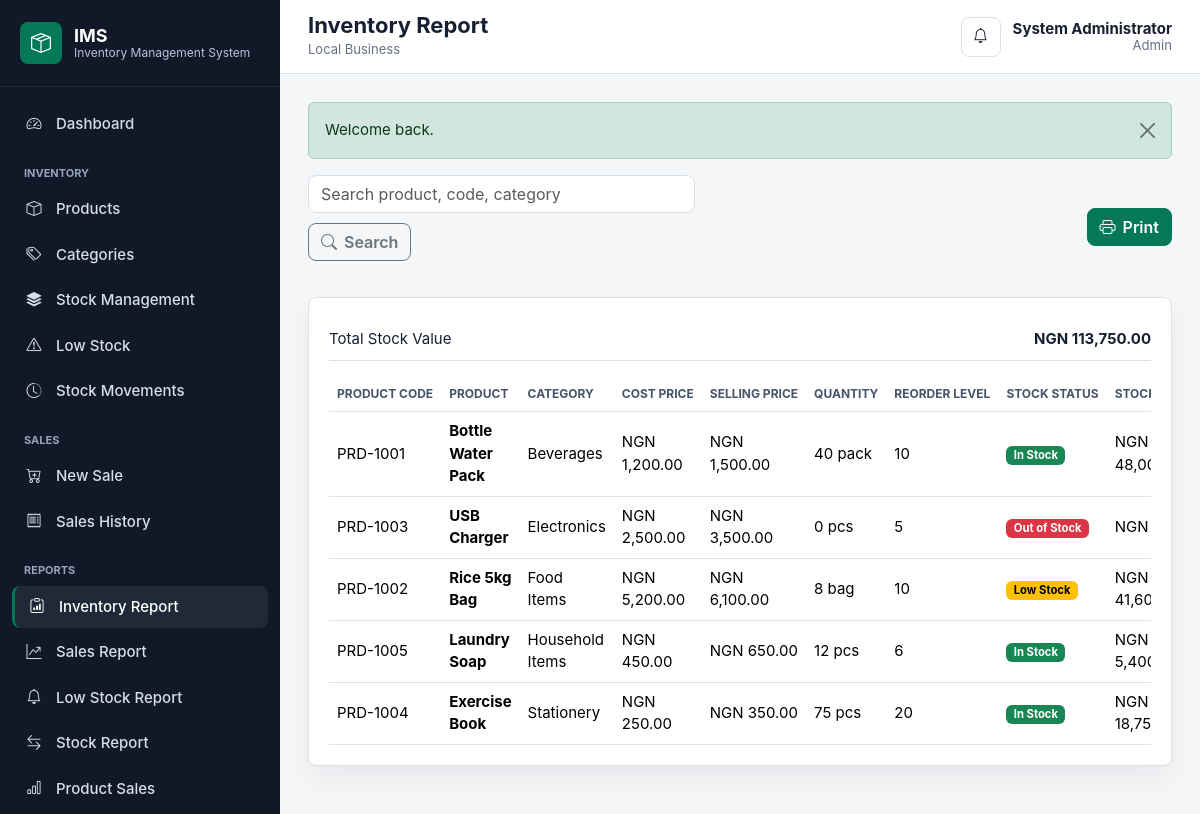
The app's page /?route=reports/inventory (signed in) with its own data.
### tables this page shows
CREATE TABLE IF NOT EXISTS products (
    id INT UNSIGNED AUTO_INCREMENT PRIMARY KEY,
    product_code VARCHAR(40) NOT NULL,
    product_name VARCHAR(160) NOT NULL,
    category_id INT UNSIGNED NOT NULL,
    description TEXT NULL,
    cost_price DECIMAL(12,2) NOT NULL DEFAULT 0.00,
    selling_price DECIMAL(12,2) NOT NULL DEFAULT 0.00,
    quantity INT NOT NULL DEFAULT 0,
    reorder_level INT NOT NULL DEFAULT 5,
    unit VARCHAR(30) NOT NULL DEFAULT 'pcs',
    status ENUM('active', 'inactive') NOT NULL DEFAULT 'active',
    created_at TIMESTAMP NOT NULL DEFAULT CURRENT_TIMESTAMP,
    updated_at TIMESTAMP NOT NULL DEFAULT CURRENT_TIMESTAMP ON UPDATE CURRENT_TIMESTAMP,
    UNIQUE KEY uq_products_code (product_code),
    INDEX idx_products_name (product_name),
    INDEX idx_products_category (category_id),
    INDEX idx_products_status_stock (status, quantity, reorder_level),
    CONSTRAINT fk_products_category
        FOREIGN KEY (category_id) REFERENCES categories(id)
        ON UPDATE CASCADE ON DELETE RESTRICT
);

CREATE TABLE IF NOT EXISTS categories (
    id INT UNSIGNED AUTO_INCREMENT PRIMARY KEY,
    category_name VARCHAR(120) NOT NULL,
    description TEXT NULL,
    status ENUM('active', 'inactive') NOT NULL DEFAULT 'active',
    created_at TIMESTAMP NOT NULL DEFAULT CURRENT_TIMESTAMP,
    updated_at TIMESTAMP NOT NULL DEFAULT CURRENT_TIMESTAMP ON UPDATE CURRENT_TIMESTAMP,
    UNIQUE KEY uq_categories_name (category_name),
    INDEX idx_categories_status (status)
);

### app/Core/Controller.php (called while the page is built, shortened)
<?php
class Controller
{
    protected function view(string $view, array $data = [], string $layout = 'main'): void
    {
        extract($data, EXTR_SKIP);
        $viewFile = VIEW_PATH . '/' . $view . '.php';
        require $viewFile;
    }
}

### app/Controllers/ReportController.php (called while the page is built, shortened)
<?php
class ReportController extends Controller
{
    private Report $reports;
    public function __construct()
    {
        $this->reports = new Report();
    }
    public function inventory(): void
    {
        $filters = ['search' => trim((string) input('search', ''))];
        $rows = $this->reports->inventory($filters);
        $this->view('reports/inventory', ['title' => 'Inventory Report', 'rows' => $rows, 'filters' => $filters]);
    }
}

### app/Core/Router.php (called while the page is built, shortened)
<?php
class Router
{
    private array $routes = [
        'GET' => [],
        'POST' => [],
    ];
    public function get(string $path, string $action): void
    {
        $this->routes['GET'][$this->normalize($path)] = $action;
    }
    public function post(string $path, string $action): void
    {
        $this->routes['POST'][$this->normalize($path)] = $action;
    }
    public function dispatch(): void
    {
        $method = $_SERVER['REQUEST_METHOD'] ?? 'GET';
        $path = $this->currentPath();
        $action = $this->routes[$method][$path] ?? null;
        [$controllerName, $methodName] = explode('@', $action);
        try {
            $controller = new $class();
            $controller->{$methodName}();
        } catch (\Throwable $exception) {
            app_log_exception($exception);
            if (config('app.debug', false)) {
                http_response_code(500);
                echo '<pre>' . htmlspecialchars((string) $exception, ENT_QUOTES, 'UTF-8') . '</pre>';
                return;
            }
            http_response_code(500);
            $message = 'The application encountered an unexpected error.';
            if (is_admin()) {
                $message = 'Database/application error: ' . $exception->getMessage();
            }
            $this->renderError('500', 'Server Error', $message);
        }
    }
    private function currentPath(): string
    {
        if (isset($_GET['route'])) {
            return $this->normalize((string) $_GET['route']);
        }
        $uriPath = parse_url($_SERVER['REQUEST_URI'] ?? '/', PHP_URL_PATH) ?: '/';
        return $this->normalize($uriPath);
    }
    private function normalize(string $path): string
    {
        $path = trim($path, '/');
        return $path === 'index.php' ? '' : $path;
    }
}

### public/index.php (called while the page is built, shortened)
<?php
require dirname(__DIR__) . '/app/bootstrap.php';
$router = new Router();
$router->get('', 'AuthController@loginForm');
$router->get('login', 'AuthController@loginForm');
$router->post('login', 'AuthController@login');
$router->get('logout', 'AuthController@logout');
$router->get('dashboard', 'DashboardController@index');
$router->get('categories', 'CategoryController@index');
$router->get('categories/create', 'CategoryController@create');
$router->post('categories/store', 'CategoryController@store');
$router->get('categories/edit', 'CategoryController@edit');
$router->post('categories/update', 'CategoryController@update');
$router->post('categories/delete', 'CategoryController@delete');
$router->get('products', 'ProductController@index');
$router->get('products/create', 'ProductController@create');
$router->post('products/store', 'ProductController@store');
$router->get('products/view', 'ProductController@view');
$router->get('products/edit', 'ProductController@edit');
$router->post('products/update', 'ProductController@update');
$router->post('products/delete', 'ProductController@delete');
$router->get('inventory', 'InventoryController@index');
$router->post('inventory/stock-in', 'InventoryController@stockIn');
$router->post('inventory/adjust', 'InventoryController@adjust');
$router->get('inventory/movements', 'InventoryController@movements');
$router->get('inventory/low-stock', 'InventoryController@lowStock');
$router->get('sales', 'SaleController@index');
$router->get('sales/create', 'SaleController@create');
$router->post('sales/store', 'SaleController@store');
$router->get('sales/view', 'SaleController@view');
$router->get('api/products/search', 'SaleController@searchProducts');
$router->get('reports', 'ReportController@index');
$router->get('reports/inventory', 'ReportController@inventory');
$router->get('reports/sales', 'ReportController@sales');
$router->get('reports/low-stock', 'ReportController@lowStock');
$router->get('reports/stock-movements', 'ReportController@stockMovements');
$router->get('reports/product-sales', 'ReportController@productSales');
$router->get('users', 'UserController@index');
$router->get('users/create', 'UserController@create');
$router->post('users/store', 'UserController@store');
$router->get('users/edit', 'UserController@edit');
$router->post('users/update', 'UserController@update');
$router->post('users/delete', 'UserController@delete');
$router->get('profile', 'ProfileController@index');
$router->post('profile/update', 'ProfileController@update');
$router->post('profile/password', 'ProfileController@password');
$router->get('settings', 'SettingsController@index');
$router->post('settings/update', 'SettingsController@update');
$router->dispatch();

### app/Models/Model.php (called while the page is built, shortened)
<?php
abstract class Model
{
    public function __construct()
    {
        $this->db = Database::connection();
    }
}

### app/Core/Database.php (called while the page is built, shortened)
<?php
class Database
{
    private static ?PDO $connection = null;
    public static function connection(): PDO
    {
        if (self::$connection instanceof PDO) {
            return self::$connection;
        }
        $db = config('database');
        $dsn = sprintf(
            'mysql:host=%s;port=%s;dbname=%s;charset=%s',
            $db['host'],
            $db['port'],
            $db['name'],
            $db['charset']
        );
        try {
            self::$connection = new PDO($dsn, $db['user'], $db['password'], [
                PDO::ATTR_ERRMODE => PDO::ERRMODE_EXCEPTION,
                PDO::ATTR_DEFAULT_FETCH_MODE => PDO::FETCH_ASSOC,
                PDO::ATTR_EMULATE_PREPARES => false,
            ]);
        } catch (PDOException $exception) {
            if (config('app.debug', false)) {
                throw $exception;
            }
            app_log_exception($exception);
            http_response_code(500);
            exit('Database connection error.');
        }
        return self::$connection;
    }
}

### app/Models/Setting.php (called while the page is built, shortened)
<?php
class Setting extends Model
{
    public function allKeyed(): array
    {
        $rows = $this->db->query('SELECT setting_key, setting_value FROM settings')->fetchAll();
        $settings = [];
        foreach ($rows as $row) {
            $settings[$row['setting_key']] = $row['setting_value'];
        }
        return $settings;
    }
}

### app/bootstrap.php (called while the page is built, shortened)
<?php
spl_autoload_register(function (string $class): void {
    $prefix = 'App\\';
    $relative = substr($class, strlen($prefix));
    $file = APP_PATH . DIRECTORY_SEPARATOR . str_replace('\\', DIRECTORY_SEPARATOR, $relative) . '.php';
});
require APP_PATH . '/helpers/functions.php';

### app/Models/Report.php (called while the page is built, shortened)
<?php
class Report extends Model
{
    public function inventory(array $filters = []): array
    {
        $params = [];
        $where = '';
        $stmt = $this->db->prepare(
            "SELECT p.*, c.category_name, (p.cost_price * p.quantity) AS stock_value
             FROM products p
             LEFT JOIN categories c ON c.id = p.category_id
             {$where}
             ORDER BY c.category_name, p.product_name"
        );
        $stmt->execute($params);
        return $stmt->fetchAll();
    }
}

### views/reports/inventory.php (the view, shortened to what this page needs)
    <h2><?= e(setting('business_name', 'Local Business')) ?></h2>
<section class="page-actions">
    <form class="filter-bar" method="get" action="<?= e(url('reports/inventory')) ?>">
        <input class="form-control" name="search" value="<?= e($filters['search']) ?>" placeholder="Search product, code, category">
        <button class="btn btn-outline-secondary" type="submit"><i class="bi bi-search"></i> Search</button>
    </form>
    <button class="btn btn-primary" type="button" onclick="window.print()"><i class="bi bi-printer"></i> Print</button>
</section>
<section class="panel">
    <?php $totalValue = array_sum(array_map(static fn($row) => (float) $row['stock_value'], $rows)); ?>
    <div class="summary-row mb-3"><span>Total Stock Value</span><strong><?= money($totalValue) ?></strong></div>
    <div class="table-responsive">
        <table class="table table-hover align-middle">
            <thead><tr><th>Product Code</th><th>Product</th><th>Category</th><th>Cost Price</th><th>Selling Price</th><th>Quantity</th><th>Reorder Level</th><th>Stock Status</th><th>Stock Value</th></tr></thead>
            <tbody>
                <?php foreach ($rows as $row): ?>
                    <tr>
                        <td><?= e($row['product_code']) ?></td>
                        <td><strong><?= e($row['product_name']) ?></strong></td>
                        <td><?= e($row['category_name']) ?></td>
                        <td><?= money($row['cost_price']) ?></td>
                        <td><?= money($row['selling_price']) ?></td>
                        <td><?= number_format((int) $row['quantity']) ?> <?= e($row['unit']) ?></td>
                        <td><?= number_format((int) $row['reorder_level']) ?></td>
                        <td><?= badge_stock((int) $row['quantity'], (int) $row['reorder_level']) ?></td>
                        <td><?= money($row['stock_value']) ?></td>
                    </tr>
                <?php endforeach; ?>
            </tbody>
        </table>
    </div>
</section>

### app/helpers/functions.php (shortened to what this page needs)
<?php
function config(?string $key = null, mixed $default = null): mixed
{
    $config = $GLOBALS['config'] ?? [];
    foreach (explode('.', $key) as $segment) {
        $config = $config[$segment];
    }
    return $config;
}
function e(?string $value): string
{
    return htmlspecialchars((string) $value, ENT_QUOTES, 'UTF-8');
}
function app_base_url(): string
{
    $configured = trim((string) config('app.base_url', ''));
    $https = (!empty($_SERVER['HTTPS']) && $_SERVER['HTTPS'] !== 'off') || (($_SERVER['SERVER_PORT'] ?? null) === '443');
    $scheme = $https ? 'https' : 'http';
    $host = $_SERVER['HTTP_HOST'] ?? 'localhost';
    $scriptDir = str_replace('\\', '/', dirname($_SERVER['SCRIPT_NAME'] ?? ''));
    if ($scriptDir === '/' || $scriptDir === '.') {
        $scriptDir = '';
    }
    return rtrim($scheme . '://' . $host . $scriptDir, '/');
}
function url(string $path = '', array $params = []): string
{
    $path = trim($path, '/');
    $base = app_base_url();
    if ($path !== '') {
        $params = ['route' => $path] + $params;
    }
    $query = $params === [] ? '' : '?' . http_build_query($params);
    return $base . '/' . $query;
}
function input(string $key, mixed $default = null): mixed
{
    return $_POST[$key] ?? $_GET[$key] ?? $default;
}
function money(float|int|string $amount): string
{
    $currency = setting('currency', 'NGN ');
    return $currency . number_format((float) $amount, 2);
}
function badge_stock(int $quantity, int $reorderLevel): string
{
    if ($quantity <= 0) {
        return '<span class="badge text-bg-danger">Out of Stock</span>';
    }
    if ($quantity <= $reorderLevel) {
        return '<span class="badge text-bg-warning">Low Stock</span>';
    }
    return '<span class="badge text-bg-success">In Stock</span>';
}
function setting(string $key, mixed $default = null): mixed
{
    static $settings = null;
    if ($settings === null) {
        try {
            $model = new \App\Models\Setting();
            $settings = $model->allKeyed();
        } catch (\Throwable) {
            $settings = [];
        }
    }
    return $settings[$key] ?? $default;
}

### public/assets/css/app.css (style rules this page uses)
:root { --primary: #047857; --primary-dark: #065f46; --sidebar: #111827; --sidebar-soft: #1f2937; --body-bg: #f4f6f8; --surface: #ffffff; --border: #d9e1e8; --text: #172033; --muted: #667085; --warning: #f59e0b; --danger: #dc2626; --info: #0284c7; --radius: 8px; }
* { box-sizing: border-box; }
body { margin: 0; background: var(--body-bg); color: var(--text); font-family: Inter, "Segoe UI", Arial, sans-serif; font-size: 15px; }
.auth-card, .panel, .metric-card, .empty-state { background: var(--surface); border: 1px solid var(--border); border-radius: var(--radius); box-shadow: 0 12px 30px rgba(16, 24, 40, 0.06); }
.page-actions, .filter-bar { display: flex; gap: 10px; align-items: center; justify-content: space-between; margin-bottom: 18px; flex-wrap: wrap; }
.panel { padding: 20px; margin-bottom: 20px; }
.btn { border-radius: var(--radius); display: inline-flex; align-items: center; justify-content: center; gap: 7px; font-weight: 600; }
.btn-primary { --bs-btn-bg: var(--primary); --bs-btn-border-color: var(--primary); --bs-btn-hover-bg: var(--primary-dark); --bs-btn-hover-border-color: var(--primary-dark); }
.form-control, .form-select { border-radius: var(--radius); border-color: var(--border); }
.table { margin: 0; }
.table th { color: #475467; font-size: 12px; text-transform: uppercase; letter-spacing: 0; white-space: nowrap; }
.table td { vertical-align: middle; }
.summary-row { display: flex; justify-content: space-between; gap: 12px; padding: 10px 0; border-bottom: 1px solid var(--border); }

### records on screen
products: product_code "PRD-1001", product_name "Bottle Water Pack", category.category_name "Beverages", cost_price "NGN 1,200.00", selling_price "NGN 1,500.00", quantity "40", unit "pack", reorder_level "10", stock_value "NGN…"
products: product_code "PRD-1003", product_name "USB Charger", category.category_name "Electronics", cost_price "NGN 2,500.00", selling_price "NGN 3,500.00", quantity "0", unit "pcs", reorder_level "5", shows "Out of Stock", stock_value "NGN…"
products: product_code "PRD-1002", product_name "Rice 5kg Bag", category.category_name "Food Items", cost_price "NGN 5,200.00", selling_price "NGN 6,100.00", quantity "8", unit "bag", reorder_level "10", shows "Low Stock", stock_value "NGN…"
products: product_code "PRD-1005", product_name "Laundry Soap", category.category_name "Household Items", cost_price "NGN 450.00", selling_price "NGN 650.00", quantity "12", unit "pcs", reorder_level "6", stock_value "NGN…"
products: product_code "PRD-1004", product_name "Exercise Book", category.category_name "Stationery", cost_price "NGN 250.00", selling_price "NGN 350.00", quantity "75", unit "pcs", reorder_level "20", stock_value "NGN…"

### other values on screen
$title "Inventory Report"
setting('business_name', 'Local Business') "Local Business"
$user['full_name'] "System Administrator"
$user['role'] "Admin"
$flash['message'] "Welcome back."
money($totalValue) "NGN 113,750.00"
